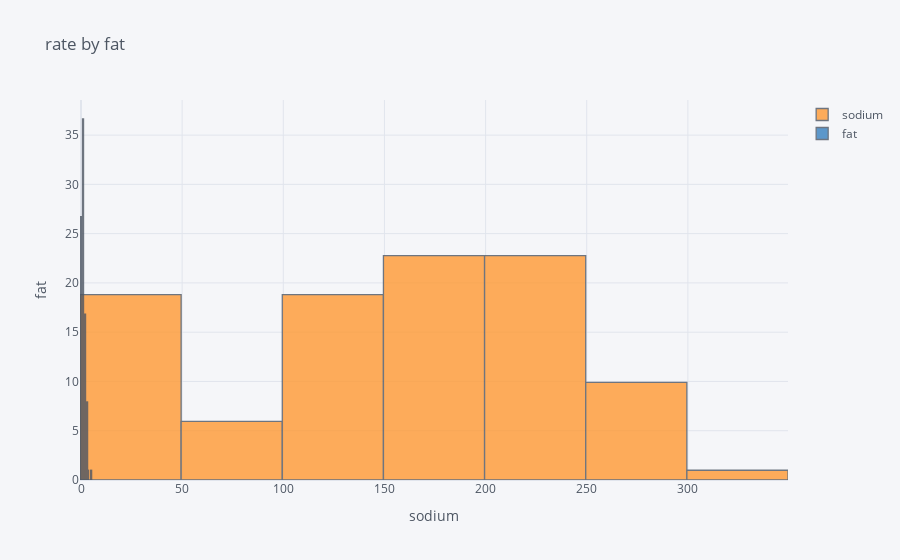

The notebook cell saved with this chart:
### Code cell
data[['sodium','fat']].iplot(kind='hist',histnorm='percent',barmode='overlay',xTitle='sodium',yTitle='fat',title='rate by fat')

### Figure 1 — Plotly figure (JSON) as saved in the notebook; plotly's stock layout.template omitted (floating-point values rounded to 4 significant figures)
{"data": [{"histfunc": "count", "histnorm": "percent", "marker": {"color": "rgba(255, 153, 51, 1.0)", "line": {"color": "#4D5663", "width": 1.3}}, "name": "sodium", "opacity": 0.8, "orientation": "v", "type": "histogram", "x": [130, 15, 260, 140, 200, 175, 180, 125, 0, 210, 200, 210, 144, 170, 220, 290, 100, 210, 140, 180, 280, 290, 90, 180, 140, 80, 220, 140, 186, 190, 100, 0, 125, 200, 0, 160, 240, 135, 45, 280, 140, 170, 75, 156, 220, 250, 180, 170, 170, 260, 150, 180, 150, 0, 0, 95, 150, 150, 220, 190, 220, 170, 170, 70, 200, 320, 0, 0, 0, 135, 0, 200, 100, 210, 140, 0, 240, 290, 135, 0, 250, 130, 0, 0, 0, 70, 0, 230, 140, 15, 0, 200, 190, 200, 250, 221, 140, 165, 230, 200, 200]}, {"histfunc": "count", "histnorm": "percent", "marker": {"color": "rgba(55, 128, 191, 1.0)", "line": {"color": "#4D5663", "width": 1.3}}, "name": "fat", "opacity": 0.8, "orientation": "v", "type": "histogram", "x": [1, 5, 1, 0, 2, 3.5, 2, 0, 1, 2, 1, 0, 1.1, 1.5, 2, 2, 2, 3, 2, 1, 0, 0, 0, 1, 3, 0, 0, 1, 2, 0, 1.5, 1.6, 1, 0, 0, 2, 0, 1, 0, 1, 1, 0, 3, 1.7, 2, 1, 0, 1, 1, 1, 2, 1, 1, 1, 1.7, 3, 3, 2, 1, 1, 2, 0, 2, 3, 1, 0, 1, 0, 0, 1, 2, 3, 3, 1, 2, 0, 0, 0, 1.4, 2.4, 1.5, 2, 0, 0, 0, 1, 1.5, 0, 1, 0, 1.5, 1, 1, 1, 1, 1, 1, 1, 1, 1, 1]}], "layout": {"barmode": "overlay", "legend": {"bgcolor": "#F5F6F9", "font": {"color": "#4D5663"}}, "paper_bgcolor": "#F5F6F9", "plot_bgcolor": "#F5F6F9", "title": {"font": {"color": "#4D5663"}, "text": "rate by fat"}, "xaxis": {"gridcolor": "#E1E5ED", "showgrid": true, "tickfont": {"color": "#4D5663"}, "title": {"font": {"color": "#4D5663"}, "text": "sodium"}, "zerolinecolor": "#E1E5ED"}, "yaxis": {"gridcolor": "#E1E5ED", "showgrid": true, "tickfont": {"color": "#4D5663"}, "title": {"font": {"color": "#4D5663"}, "text": "fat"}, "zerolinecolor": "#E1E5ED"}}}
